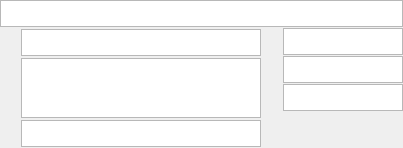
<?xml version="1.0" encoding="UTF-8"?>
<ui version="4.0">
 <class>ItemWidget</class>
 <widget class="QWidget" name="ItemWidget">
  <property name="geometry">
   <rect>
    <x>0</x>
    <y>0</y>
    <width>403</width>
    <height>148</height>
   </rect>
  </property>
  <property name="sizePolicy">
   <sizepolicy hsizetype="Preferred" vsizetype="Preferred">
    <horstretch>0</horstretch>
    <verstretch>0</verstretch>
   </sizepolicy>
  </property>
  <property name="minimumSize">
   <size>
    <width>0</width>
    <height>148</height>
   </size>
  </property>
  <property name="maximumSize">
   <size>
    <width>16777215</width>
    <height>148</height>
   </size>
  </property>
  <property name="mouseTracking">
   <bool>false</bool>
  </property>
  <property name="windowTitle">
   <string>Form</string>
  </property>
  <property name="layoutDirection">
   <enum>Qt::LeftToRight</enum>
  </property>
  <layout class="QVBoxLayout" name="verticalLayout_5">
   <property name="spacing">
    <number>1</number>
   </property>
   <property name="margin">
    <number>0</number>
   </property>
   <item>
    <widget class="QTextBrowser" name="itemTitleTextBrowser">
     <property name="sizePolicy">
      <sizepolicy hsizetype="Expanding" vsizetype="Expanding">
       <horstretch>0</horstretch>
       <verstretch>0</verstretch>
      </sizepolicy>
     </property>
     <property name="minimumSize">
      <size>
       <width>0</width>
       <height>0</height>
      </size>
     </property>
     <property name="maximumSize">
      <size>
       <width>16777215</width>
       <height>27</height>
      </size>
     </property>
     <property name="baseSize">
      <size>
       <width>0</width>
       <height>0</height>
      </size>
     </property>
     <property name="openExternalLinks">
      <bool>true</bool>
     </property>
     <property name="openLinks">
      <bool>false</bool>
     </property>
    </widget>
   </item>
   <item>
    <layout class="QHBoxLayout" name="horizontalLayout" stretch="0,2,0,1">
     <item>
      <layout class="QVBoxLayout" name="verticalLayout_2">
       <item>
        <widget class="QLabel" name="imageUrlLabel">
         <property name="sizePolicy">
          <sizepolicy hsizetype="Preferred" vsizetype="Preferred">
           <horstretch>0</horstretch>
           <verstretch>0</verstretch>
          </sizepolicy>
         </property>
         <property name="minimumSize">
          <size>
           <width>0</width>
           <height>0</height>
          </size>
         </property>
         <property name="maximumSize">
          <size>
           <width>120</width>
           <height>120</height>
          </size>
         </property>
         <property name="baseSize">
          <size>
           <width>0</width>
           <height>0</height>
          </size>
         </property>
         <property name="text">
          <string/>
         </property>
        </widget>
       </item>
       <item>
        <spacer name="verticalSpacer_2">
         <property name="orientation">
          <enum>Qt::Vertical</enum>
         </property>
         <property name="sizeHint" stdset="0">
          <size>
           <width>20</width>
           <height>40</height>
          </size>
         </property>
        </spacer>
       </item>
      </layout>
     </item>
     <item>
      <layout class="QVBoxLayout" name="verticalLayout">
       <property name="spacing">
        <number>1</number>
       </property>
       <item>
        <widget class="QTextBrowser" name="itemPriceTextBrowser">
         <property name="minimumSize">
          <size>
           <width>0</width>
           <height>0</height>
          </size>
         </property>
         <property name="maximumSize">
          <size>
           <width>16777215</width>
           <height>27</height>
          </size>
         </property>
         <property name="openExternalLinks">
          <bool>false</bool>
         </property>
         <property name="openLinks">
          <bool>true</bool>
         </property>
        </widget>
       </item>
       <item>
        <widget class="QTextBrowser" name="itemDescriptionTextBrowser">
         <property name="sizePolicy">
          <sizepolicy hsizetype="Expanding" vsizetype="Expanding">
           <horstretch>0</horstretch>
           <verstretch>0</verstretch>
          </sizepolicy>
         </property>
         <property name="minimumSize">
          <size>
           <width>0</width>
           <height>0</height>
          </size>
         </property>
         <property name="maximumSize">
          <size>
           <width>16777215</width>
           <height>60</height>
          </size>
         </property>
        </widget>
       </item>
       <item>
        <widget class="QTextBrowser" name="itemPubTimeTextBrowser">
         <property name="minimumSize">
          <size>
           <width>0</width>
           <height>0</height>
          </size>
         </property>
         <property name="maximumSize">
          <size>
           <width>16777215</width>
           <height>27</height>
          </size>
         </property>
        </widget>
       </item>
      </layout>
     </item>
     <item>
      <layout class="QVBoxLayout" name="verticalLayout_4">
       <property name="spacing">
        <number>1</number>
       </property>
       <item>
        <widget class="QLabel" name="sallerImageUrlLabel">
         <property name="minimumSize">
          <size>
           <width>0</width>
           <height>0</height>
          </size>
         </property>
         <property name="maximumSize">
          <size>
           <width>60</width>
           <height>60</height>
          </size>
         </property>
         <property name="text">
          <string/>
         </property>
        </widget>
       </item>
       <item>
        <spacer name="verticalSpacer_4">
         <property name="orientation">
          <enum>Qt::Vertical</enum>
         </property>
         <property name="sizeHint" stdset="0">
          <size>
           <width>20</width>
           <height>40</height>
          </size>
         </property>
        </spacer>
       </item>
      </layout>
     </item>
     <item>
      <layout class="QVBoxLayout" name="verticalLayout_3">
       <property name="spacing">
        <number>1</number>
       </property>
       <item>
        <widget class="QTextBrowser" name="sallerNameTextBrowser">
         <property name="minimumSize">
          <size>
           <width>0</width>
           <height>0</height>
          </size>
         </property>
         <property name="maximumSize">
          <size>
           <width>16777215</width>
           <height>27</height>
          </size>
         </property>
         <property name="openExternalLinks">
          <bool>true</bool>
         </property>
         <property name="openLinks">
          <bool>false</bool>
         </property>
        </widget>
       </item>
       <item>
        <widget class="QTextBrowser" name="sallerLivingLocationTextBrowser">
         <property name="minimumSize">
          <size>
           <width>0</width>
           <height>0</height>
          </size>
         </property>
         <property name="maximumSize">
          <size>
           <width>16777215</width>
           <height>27</height>
          </size>
         </property>
        </widget>
       </item>
       <item>
        <widget class="QTextBrowser" name="sallerGradeTextBrowser">
         <property name="minimumSize">
          <size>
           <width>0</width>
           <height>0</height>
          </size>
         </property>
         <property name="maximumSize">
          <size>
           <width>16777215</width>
           <height>27</height>
          </size>
         </property>
        </widget>
       </item>
       <item>
        <spacer name="verticalSpacer">
         <property name="orientation">
          <enum>Qt::Vertical</enum>
         </property>
         <property name="sizeHint" stdset="0">
          <size>
           <width>20</width>
           <height>94</height>
          </size>
         </property>
        </spacer>
       </item>
      </layout>
     </item>
    </layout>
   </item>
  </layout>
 </widget>
 <resources/>
 <connections/>
</ui>
